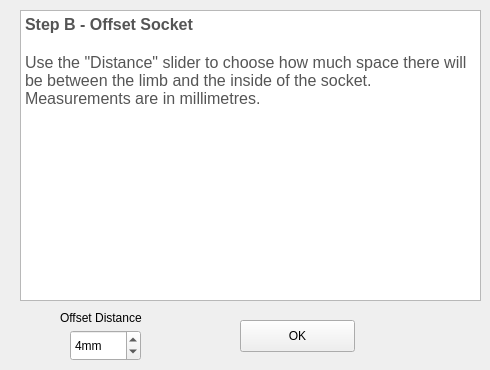
        <widget class="QWidget" name="s4_p2">
         <widget class="QTextEdit" name="s4_p2_text_offsetSocket">
          <property name="geometry">
           <rect>
            <x>20</x>
            <y>10</y>
            <width>461</width>
            <height>291</height>
           </rect>
          </property>
          <property name="html">
           <string>&lt;!DOCTYPE HTML PUBLIC &quot;-//W3C//DTD HTML 4.0//EN&quot; &quot;http://www.w3.org/TR/REC-html40/strict.dtd&quot;&gt;
&lt;html&gt;&lt;head&gt;&lt;meta name=&quot;qrichtext&quot; content=&quot;1&quot; /&gt;&lt;style type=&quot;text/css&quot;&gt;
p, li { white-space: pre-wrap; }
&lt;/style&gt;&lt;/head&gt;&lt;body style=&quot; font-family:'Calibri'; font-size:12pt; font-weight:400; font-style:normal;&quot;&gt;
&lt;p style=&quot; margin-top:0px; margin-bottom:0px; margin-left:0px; margin-right:0px; -qt-block-indent:0; text-indent:0px;&quot;&gt;&lt;span style=&quot; font-family:'Lato,sans-serif'; font-size:16px; font-weight:600; color:#555555; background-color:#ffffff;&quot;&gt;Step B - Offset Socket&lt;/span&gt;&lt;/p&gt;
&lt;p style=&quot;-qt-paragraph-type:empty; margin-top:0px; margin-bottom:0px; margin-left:0px; margin-right:0px; -qt-block-indent:0; text-indent:0px; font-family:'Lato,sans-serif'; font-size:16px; font-weight:600; color:#555555;&quot;&gt;&lt;br /&gt;&lt;/p&gt;
&lt;p style=&quot; margin-top:0px; margin-bottom:0px; margin-left:0px; margin-right:0px; -qt-block-indent:0; text-indent:0px;&quot;&gt;&lt;span style=&quot; font-family:'Lato,sans-serif'; font-size:16px; font-weight:296; color:#555555; background-color:#ffffff;&quot;&gt;Use the &amp;quot;Distance&amp;quot; slider to choose how much space there will be between the limb and the inside of the socket. Measurements are in millimetres.&lt;/span&gt;&lt;/p&gt;&lt;/body&gt;&lt;/html&gt;</string>
          </property>
         </widget>
         <widget class="QLabel" name="s4_p2_label_offsetSocket">
          <property name="geometry">
           <rect>
            <x>60</x>
            <y>310</y>
            <width>101</width>
            <height>16</height>
           </rect>
          </property>
          <property name="text">
           <string>Offset Distance</string>
          </property>
         </widget>
         <widget class="QSpinBox" name="s4_p2_value_offsetSocket">
          <property name="geometry">
           <rect>
            <x>70</x>
            <y>330</y>
            <width>71</width>
            <height>31</height>
           </rect>
          </property>
          <property name="suffix">
           <string>mm</string>
          </property>
          <property name="maximum">
           <number>10</number>
          </property>
          <property name="value">
           <number>4</number>
          </property>
         </widget>
         <widget class="QPushButton" name="s4_p2_button_accept">
          <property name="geometry">
           <rect>
            <x>240</x>
            <y>320</y>
            <width>115</width>
            <height>32</height>
           </rect>
          </property>
          <property name="text">
           <string>OK</string>
          </property>
         </widget>
        </widget>
